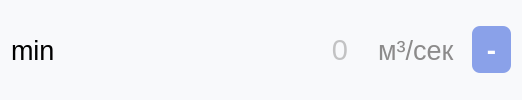
                     <widget class="QWidget" name="widget_46" native="true">
                      <property name="font">
                       <font>
                        <pointsize>36</pointsize>
                       </font>
                      </property>
                      <property name="styleSheet">
                       <string notr="true">border-radius: 8px;
background-color:rgb(248, 249, 251);
color: rgb(140, 139, 139);</string>
                      </property>
                      <layout class="QHBoxLayout" name="horizontalLayout_83">
                       <item>
                        <widget class="QLabel" name="min_cek_text">
                         <property name="minimumSize">
                          <size>
                           <width>0</width>
                           <height>0</height>
                          </size>
                         </property>
                         <property name="maximumSize">
                          <size>
                           <width>16777215</width>
                           <height>16777215</height>
                          </size>
                         </property>
                         <property name="font">
                          <font>
                           <pointsize>20</pointsize>
                          </font>
                         </property>
                         <property name="styleSheet">
                          <string notr="true">background-color:rgb(248, 249, 251);
color: rgb(0, 0, 0);
margin-right: 0px;
</string>
                         </property>
                         <property name="inputMethodHints">
                          <set>Qt::ImhNone</set>
                         </property>
                         <property name="text">
                          <string>min</string>
                         </property>
                         <property name="wordWrap">
                          <bool>true</bool>
                         </property>
                        </widget>
                       </item>
                       <item>
                        <widget class="QLineEdit" name="min_cek">
                         <property name="minimumSize">
                          <size>
                           <width>0</width>
                           <height>0</height>
                          </size>
                         </property>
                         <property name="font">
                          <font>
                           <family>MS Shell Dlg 2</family>
                           <pointsize>22</pointsize>
                           <weight>50</weight>
                           <italic>false</italic>
                           <bold>false</bold>
                           <strikeout>false</strikeout>
                          </font>
                         </property>
                         <property name="layoutDirection">
                          <enum>Qt::LeftToRight</enum>
                         </property>
                         <property name="styleSheet">
                          <string notr="true">background-color:rgb(248, 249, 251);
color: rgb(140, 139, 139);
outline: 0px;
padding-left: 10px;
margin-left: 20px;
margin-right: 10px;
border-top-left-radius: 0px;
border-bottom-left-radius: 00px;
border: none;

</string>
                         </property>
                         <property name="alignment">
                          <set>Qt::AlignRight|Qt::AlignTrailing|Qt::AlignVCenter</set>
                         </property>
                         <property name="placeholderText">
                          <string>0</string>
                         </property>
                        </widget>
                       </item>
                       <item>
                        <widget class="QLabel" name="min_cek_dim">
                         <property name="font">
                          <font>
                           <pointsize>20</pointsize>
                          </font>
                         </property>
                         <property name="styleSheet">
                          <string notr="true">margin-left: 5px;
margin-right: 5px;</string>
                         </property>
                         <property name="text">
                          <string>м³/сек</string>
                         </property>
                        </widget>
                       </item>
                       <item>
                        <widget class="QPushButton" name="clean_min_cek">
                         <property name="font">
                          <font>
                           <family>Montserrat</family>
                           <pointsize>20</pointsize>
                           <weight>75</weight>
                           <bold>true</bold>
                          </font>
                         </property>
                         <property name="styleSheet">
                          <string notr="true">QPushButton {
background-color:rgb(138, 161, 233);
color:rgb(255, 255, 255);
font-weight: 600;
border-radius: 8px;
padding: 5px 15px;
outline: 0px;
}
QPushButton:hover{
background-color: rgb(125, 143, 202);
}</string>
                         </property>
                         <property name="text">
                          <string>-</string>
                         </property>
                        </widget>
                       </item>
                      </layout>
                     </widget>
